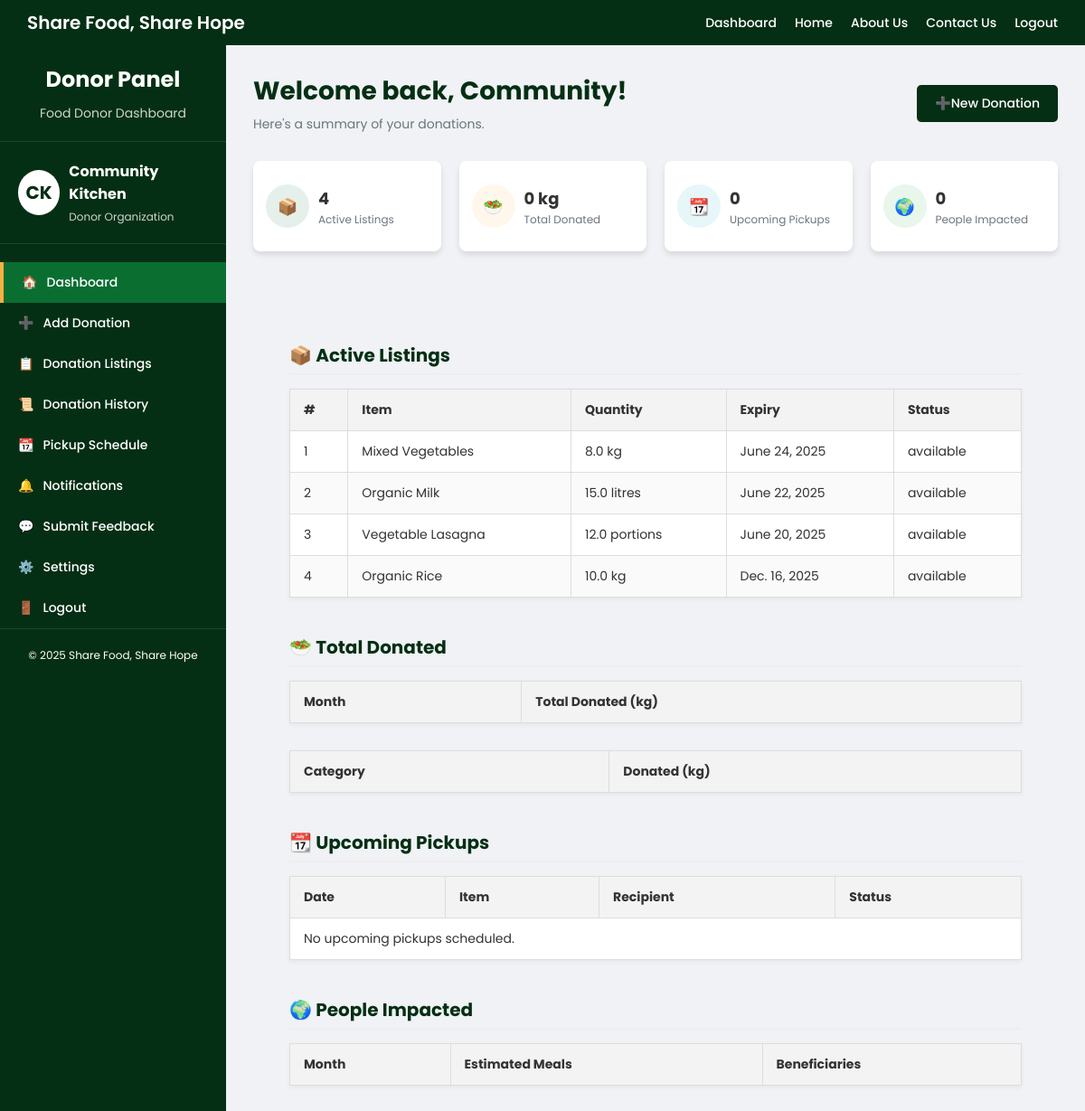
Screenshot of /dashboard/ (signed in) with the database file from the repository.
### fooddonor/models.py (models this page shows, shortened)
class FoodDonation(models.Model):
    STATUS_CHOICES = (
        ('available', 'Available'),
        ('claimed', 'Claimed'),
        ('delivered', 'Delivered'),
        ('expired', 'Expired'),
    )
    CATEGORY_CHOICES = [
        ('fruits', 'Fruits'),
        ('vegetables', 'Vegetables'),
        ('grains', 'Grains & Cereals'),
        ('dairy', 'Dairy Products'),
        ('meat', 'Meat & Poultry'),
        ('seafood', 'Seafood'),
        ('bakery', 'Bakery Items'),
        ('prepared', 'Prepared Food'),
        ('beverages', 'Beverages'),
        ('canned', 'Canned Goods'),
        ('others', 'Other'),
    ]
    UNIT_CHOICES = [
        ('kg', 'Kilograms'),
        ('lbs', 'Pounds'),
        ('pieces', 'Pieces'),
        ('portions', 'Portions'),
        ('litres', 'Litres'),
        ('packs', 'Packs'),
    ]
    DIETARY_CHOICES = [
        ('halal', 'Halal'),
        ('vegetarian', 'Vegetarian'),
        ('vegan', 'Vegan'),
        ('gluten_free', 'Gluten-Free'),
        ('none', 'None'),
    ]
    ALLERGEN_CHOICES = [
        ('nuts', 'Nuts'),
        ('dairy', 'Dairy'),
        ('gluten', 'Gluten'),
        ('soy', 'Soy'),
        ('shellfish', 'Shellfish'),
    ]
    donor = models.ForeignKey('fooddonor.Profile', on_delete=models.CASCADE, related_name='donations')
    title = models.CharField(max_length=100)
    description = models.TextField()
    quantity_amount = models.FloatField(default=1.0)
    quantity_unit = models.CharField(max_length=10, choices=UNIT_CHOICES, default='kg')
    category = models.CharField(max_length=100, choices=CATEGORY_CHOICES)
    dietary_info = models.TextField(blank=True, null=True)
    known_allergens = models.TextField(blank=True, null=True)
    expiry_date = models.DateField()
    pickup_location = models.CharField(max_length=255)
    status = models.CharField(max_length=10, choices=STATUS_CHOICES, default='available')
    created_at = models.DateTimeField(auto_now_add=True)
    image = models.ImageField(upload_to='', null=True, blank=True)

### fooddonor/views.py (the view, shortened to what this page needs)
# urls.py: path('dashboard/', views.donor_dashboard, name='donor_dashboard'),
@login_required
@user_passes_test(is_donor)
def donor_dashboard(request):
    profile = request.user.profile
    user = request.user
    active_listings = FoodDonation.objects.filter(donor=profile, status='available')
    total_donated = FoodDonation.objects.filter(
        donor=profile,
        status='delivered'
    ).aggregate(total=Sum('quantity_amount'))['total'] or 0
    upcoming_pickups = DonationRequest.objects.filter(
        donation__donor=profile,
        status='approved',
        donation__expiry_date__gte=date.today()
    ).order_by('donation__expiry_date')
    people_impacted = round(total_donated * 2.5)
    monthly_donated = (
        FoodDonation.objects.filter(donor=profile, status='delivered')
        .annotate(month=TruncMonth('created_at'))
        .values('month')
        .annotate(total=Sum('quantity_amount'))
        .order_by('month')
    )
    donated_by_category = (
        FoodDonation.objects.filter(donor=profile, status='delivered')
        .values('title')
        .annotate(total=Sum('quantity_amount'))
        .order_by('-total')
    )
    impact_stats = []
    context = {
        'active_listings': active_listings.count(),
        'active_listings_data': active_listings,
        'total_donated_kg': total_donated,
        'upcoming_pickups': upcoming_pickups,
        'people_impacted': people_impacted,
        'total_donated_monthly': monthly_donated,
        'donated_by_category': donated_by_category,
        'impact_stats': impact_stats,
        'user_full_name': user.get_full_name() or user.username,
        'user_first_name': user.first_name or user.username,
    }
    return render(request, 'donordashboard.html', context)

### fooddonor/views.py (called while the page is built)
def is_donor(user):
    try:
        return user.profile.role == 'donor'
    except Profile.DoesNotExist:
        return False

### fooddonor/templates/donordashboard.html (shortened to what this page needs)
<!DOCTYPE html>
<html lang="en">
<head>
</head>
<body>
<div class="topbar">
  <div class="logo">Share Food, Share Hope</div>
  <div class="nav-links">
  <a href="{% url 'fooddonor:donor_dashboard' %}">Dashboard</a>
  <a href="{% url 'fooddonor:home' %}">Home</a>
  <a href="#">About Us</a>
  <a href="#">Contact Us</a>
  <a href="{% url 'fooddonor:logout' %}">Logout</a>
</div>
</div>
<div class="dashboard">
<div class="sidebar">
<div class="sidebar-header">
<h2>Donor Panel</h2>
<p>Food Donor Dashboard</p>
</div>
<div class="user-info">
<div class="user-avatar">
  {% if user.first_name and user.last_name %}
    {{ user.first_name.0 }}{{ user.last_name.0 }}
  {% elif user.first_name %}
    {{ user.first_name.0 }}{{ user.first_name.1|default:'' }}
  {% else %}
    {{ user.username.0 }}{{ user.username.1|default:'' }}
  {% endif %}
</div>
<div class="user-details">
<h3>
  {% if user.get_full_name %}
    {{ user.get_full_name }}
  {% else %}
    {{ user.username }}
  {% endif %}
</h3>
<p>Donor Organization</p>
</div>
</div>
<div class="menu">
<a href="{% url 'fooddonor:donor_dashboard' %}" class="menu-item active">
<div class="menu-icon">🏠</div>
<div class="menu-text">Dashboard</div>
</a>
<a href="{% url 'fooddonor:add_food' %}" class="menu-item">
<div class="menu-icon">➕</div>
<div class="menu-text">Add Donation</div>
</a>
<a href="{% url 'fooddonor:donation_list' %}" class="menu-item">
<div class="menu-icon">📋</div>
<div class="menu-text">Donation Listings</div>
</a>
<a href="{% url 'fooddonor:donation_history' %}" class="menu-item">
  <div class="menu-icon">📜</div>
  <div class="menu-text">Donation History</div>
</a>
<a href="{% url 'fooddonor:pickup_schedule' %}" class="menu-item">
<div class="menu-icon">📆</div>
<div class="menu-text">Pickup Schedule</div>
</a>
<a href="{% url 'fooddonor:notifications' %}" class="menu-item">
  <div class="menu-icon">🔔</div>
  <div class="menu-text">Notifications</div>
</a>
<a href="{% url 'fooddonor:submit_feedback' %}" class="menu-item">
  <div class="menu-icon">💬</div>
  <div class="menu-text">Submit Feedback</div>
</a>
<a href="{% url 'fooddonor:settings' %}" class="menu-item">
<div class="menu-icon">⚙️</div>
<div class="menu-text">Settings</div>
</a>
<a href="{% url 'fooddonor:logout' %}" class="menu-item">
<div class="menu-icon">🚪</div>
<div class="menu-text">Logout</div>
</a>
</div>
<div class="sidebar-footer">
<p>© 2025 Share Food, Share Hope</p>
</div>
</div>
<div class="main-content">
<div class="header">
<div class="header-title">
<h1>
  Welcome back,
  {% if user.first_name %}
    {{ user.first_name }}!
  {% else %}
    {{ user.username }}!
  {% endif %}
</h1>
<p>Here's a summary of your donations.</p>
</div>
<div class="header-actions">
  <a href="{% url 'fooddonor:add_food' %}" class="btn btn-primary">
    <span class="btn-icon">➕</span>
    New Donation
  </a>
</div>
</div>
<div class="cards-row">
<div class="card stat-card">
<div class="stat-icon primary-icon">📦</div>
<div class="stat-info">
<h3>{{ active_listings }}</h3>
<p>Active Listings</p>
</div>
</div>
<div class="card stat-card">
<div class="stat-icon secondary-icon">🥗</div>
<div class="stat-info">
<h3>{{ total_donated_kg }} kg</h3>
<p>Total Donated</p>
</div>
</div>
<div class="card stat-card">
<div class="stat-icon info-icon">📆</div>
<div class="stat-info">
<h3>{{ upcoming_pickups|length }}</h3>
<p>Upcoming Pickups</p>
</div>
</div>
<div class="card stat-card">
<div class="stat-icon success-icon">🌍</div>
<div class="stat-info">
<h3>{{ people_impacted }}</h3>
<p>People Impacted</p>
</div>
</div>
</div>
<div class="main-statistics" style="padding: 30px 40px;">
<h2>📦 Active Listings</h2>
<table>
<thead>
  <tr>
    <th>#</th>
    <th>Item</th>
    <th>Quantity</th>
    <th>Expiry</th>
    <th>Status</th>
  </tr>
</thead>
<tbody>
{% for item in active_listings_data %}
<tr>
  <td>{{ forloop.counter }}</td>
  <td>{{ item.title }}</td>
  <td>{{ item.quantity_amount }} {{ item.quantity_unit }}</td>
  <td>{{ item.expiry_date }}</td>
  <td>{{ item.status }}</td>
</tr>
{% empty %}
<tr><td colspan="5">No active listings found.</td></tr>
{% endfor %}
</tbody>
</table>
<h2>🥗 Total Donated</h2>
<table>
<thead><tr><th>Month</th><th>Total Donated (kg)</th></tr></thead>
</table>
<table>
<thead><tr><th>Category</th><th>Donated (kg)</th></tr></thead>
</table>
<h2>📆 Upcoming Pickups</h2>
<table>
<thead><tr><th>Date</th><th>Item</th><th>Recipient</th><th>Status</th></tr></thead>
<tbody>
{% for pickup in upcoming_pickups %}
<tr>
  <td>{{ pickup.date }}</td>
  <td>{{ pickup.item }}</td>
  <td>{{ pickup.recipient }}</td>
  <td>{{ pickup.status }}</td>
</tr>
{% empty %}
<tr><td colspan="4">No upcoming pickups scheduled.</td></tr>
{% endfor %}
</tbody>
</table>
<h2>🌍 People Impacted</h2>
<table>
<thead><tr><th>Month</th><th>Estimated Meals</th><th>Beneficiaries</th></tr></thead>
</table>
</div>
</div>
</div>
</body>
</html>

### rows the page displays
FoodDonation: title "Mixed Vegetables", quantity_amount "8.0", quantity_unit "kg", expiry_date "June 24, 2025", status "available"
FoodDonation: title "Organic Milk", quantity_amount "15.0", quantity_unit "litres", expiry_date "June 22, 2025", status "available"
FoodDonation: title "Vegetable Lasagna", quantity_amount "12.0", quantity_unit "portions", expiry_date "June 20, 2025", status "available"
FoodDonation: title "Organic Rice", quantity_amount "10.0", quantity_unit "kg", expiry_date "Dec. 16, 2025", status "available"

### other values shown
{{ user.first_name.0 }} "C"
{{ user.last_name.0 }} "K"
{{ user.get_full_name }} "Community Kitchen"
{{ user.first_name }} "Community"
{{ active_listings }} "4"
{{ total_donated_kg }} "0"
{{ upcoming_pickups|length }} "0"
{{ people_impacted }} "0"
